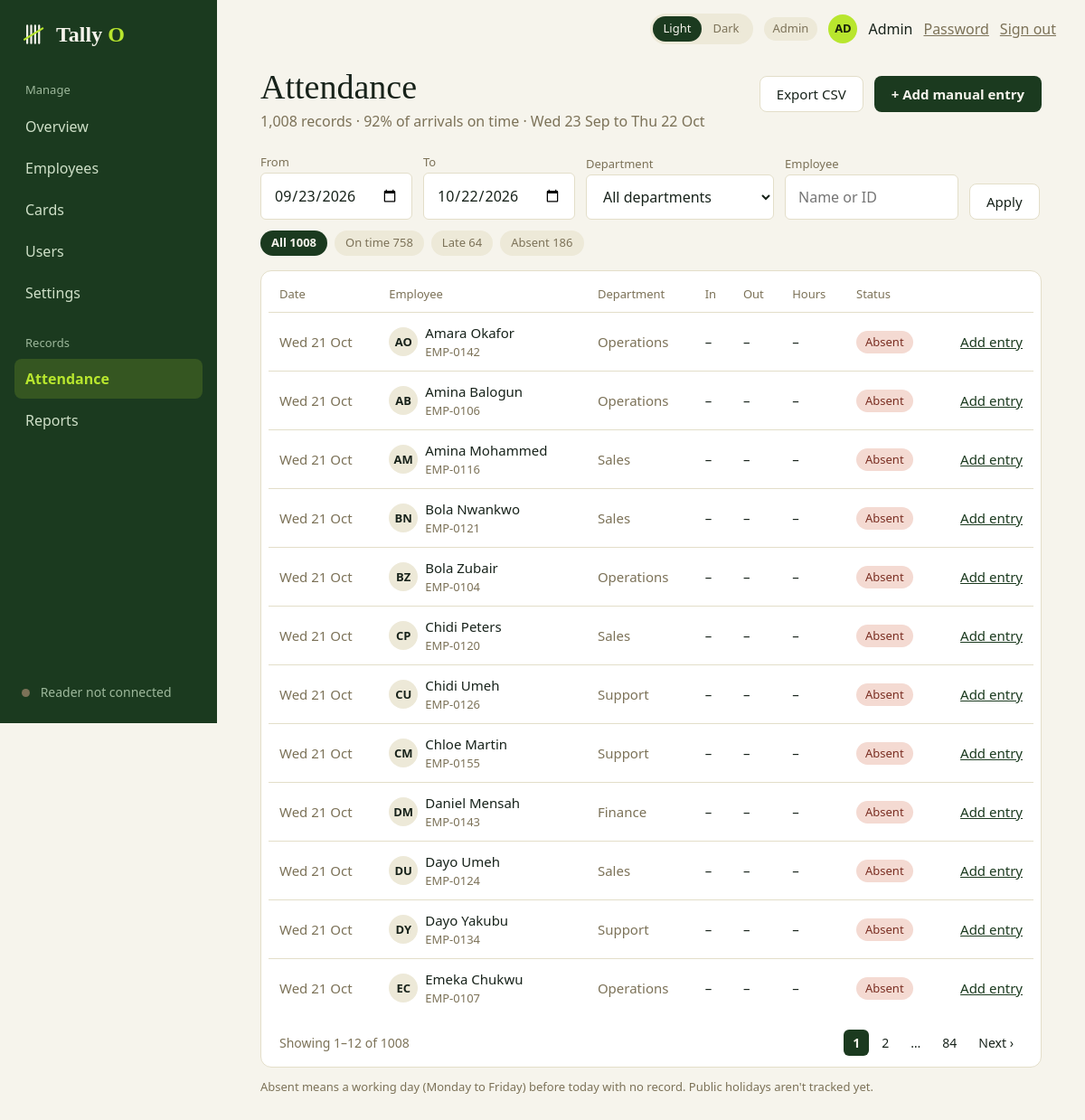
Page /admin/attendance (signed in) on the committed database.
### tables this page shows
CREATE TABLE employees (
    id            INTEGER PRIMARY KEY,
    employee_code TEXT    NOT NULL UNIQUE,              -- e.g. EMP-0142
    full_name     TEXT    NOT NULL,
    department    TEXT    NOT NULL,
    email         TEXT,
    joined_on     TEXT    NOT NULL,
    is_active     INTEGER NOT NULL DEFAULT 1 CHECK (is_active IN (0, 1))
);

### admin.py (the view)
@bp.route("/attendance")
@admin_only
def attendance():
    return render_template("attendance_log.html", list_endpoint="admin.attendance",
                           export_endpoint="admin.attendance_export", can_edit=True,
                           **reporting.attendance_context(db.get_db(), request.args),
                           **shell_context("Attendance"))

### app.py (called while the page is built)
@app.context_processor
def inject_globals():
    return {"APP_NAME": APP_NAME, "APP_TAGLINE": APP_TAGLINE,
            "csrf_token": auth.csrf_token, "safe_url": safe_url,
            "reader": reader.status()}

@app.after_request
def no_store_when_signed_in(response):
    if "user" in session and request.endpoint != "static":
        response.headers["Cache-Control"] = "no-store"
    return response

### auth.py (called while the page is built)
def csrf_token():
    if "csrf" not in session:
        session["csrf"] = secrets.token_hex(16)
    return session["csrf"]

def login_required(view):
    @wraps(view)
    def wrapped(*args, **kwargs):
        user = session.get("user")
        if not user:
            return redirect(url_for("auth.login"))
        row = get_db().execute("SELECT is_active, must_change_password FROM users WHERE id = ?",
                               (user["id"],)).fetchone()
        if row is None or not row["is_active"]:       # deactivated since they signed in
            session.clear()
            return redirect(url_for("auth.login"))
        if row["must_change_password"] and request.endpoint not in ("account.password", "auth.logout"):
            return redirect(url_for("account.password"))
        return view(*args, **kwargs)
    return wrapped

def role_required(*roles):
    def decorator(view):
        @wraps(view)
        @login_required
        def wrapped(*args, **kwargs):
            if session["user"]["role"] not in roles:
                abort(403)
            return view(*args, **kwargs)
        return wrapped
    return decorator

### db.py (called while the page is built)
def connect(path=DEFAULT_DB):
    Path(path).parent.mkdir(parents=True, exist_ok=True)
    conn = sqlite3.connect(str(path), isolation_level=None, timeout=10)  # we run transactions ourselves
    conn.row_factory = sqlite3.Row            # rows behave like dicts: row["name"]
    conn.execute("PRAGMA foreign_keys = ON")  # SQLite ignores foreign keys unless asked
    conn.execute("PRAGMA journal_mode = WAL") # readers don't block the writer
    return conn

def get_db():
    if "db" not in g:
        g.db = connect(current_app.config["DATABASE"])
    return g.db

### queries.py (called while the page is built)
def departments(db):
    return [r[0] for r in db.execute("SELECT DISTINCT department FROM employees ORDER BY 1")]

### reader.py (called while the page is built)
def status():
    return {"connected": False, "port": None, "label": "Reader not connected"}

### shell.py (called while the page is built)
def safe_url(endpoint, **values):
    try:
        return url_for(endpoint, **values)
    except BuildError:
        return "#"

### templates/attendance_log.html (shortened to what this page needs)
{% extends "app_shell.html" %}
{% block content %}
  <div class="page-head">
    <div>
      <h1 class="page-title">Attendance</h1>
      <p class="muted mt-1">{{ '{:,}'.format(result.counts.all) }} records{% if on_time_pct is not none %} · {{ on_time_pct }}% of arrivals on time{% endif %}
        · {{ f.start.isoformat() | day }} to {{ f.end.isoformat() | day }}</p>
    </div>
    <div class="row wrap gap-3">
      <a class="btn btn-secondary" href="{{ url_for(export_endpoint, **keep) }}">Export CSV</a>
      {% if can_edit %}<a class="btn" href="{{ url_for('admin.attendance_new') }}">+ Add manual entry</a>{% endif %}
    </div>
  </div>
  <form class="toolbar mt-5" method="get" action="{{ url_for(list_endpoint) }}">
    <label class="toolbar-field"><span class="muted small">From</span>
      <input class="input toolbar-date" type="date" name="from" value="{{ f.start.isoformat() }}"></label>
    <label class="toolbar-field"><span class="muted small">To</span>
      <input class="input toolbar-date" type="date" name="to" value="{{ f.end.isoformat() }}"></label>
    <label class="toolbar-field"><span class="muted small">Department</span>
      <select class="input toolbar-select" name="dept">
        <option value="">All departments</option>
      </select></label>
    <label class="toolbar-field"><span class="muted small">Employee</span>
      <input class="input toolbar-search-sm" type="search" name="q" value="{{ f.q }}" placeholder="Name or ID"></label>
    <button class="btn btn-secondary toolbar-go" type="submit">Apply</button>
  </form>
  <div class="chips">
    <a class="chip" href="{{ url_for(list_endpoint, **base) }}" {% if not f.status %}aria-current="true"{% endif %}>All {{ result.counts.all }}</a>
    {% for key, label in (('on_time', 'On time'), ('late', 'Late'), ('absent', 'Absent')) %}
      <a class="chip" href="{{ url_for(list_endpoint, status=key, **base) }}" {% if f.status == key %}aria-current="true"{% endif %}>{{ label }} {{ result.counts[key] }}</a>
    {% endfor %}
  </div>
  <div class="card table-card mt-4">
    <table class="table">
      <thead><tr><th>Date</th><th>Employee</th><th>Department</th><th>In</th><th>Out</th><th>Hours</th><th>Status</th><th></th></tr></thead>
      <tbody>
        {% for r in result.rows %}
          <tr>
            <td class="muted">{{ r.work_date | day }}</td>
            <td><div class="row"><span class="avatar">{{ r.initials }}</span><div><div>{{ r.full_name }}</div><div class="muted small">{{ r.employee_code }}</div></div></div></td>
            <td class="muted">{{ r.department }}</td>
            <td>{{ r.in_time }}</td>
            <td class="{{ 'warn' if r.out_time == 'Missing' else '' }}">{{ r.out_time }}</td>
            <td>{{ r.hours }}</td>
            <td>
              {% if r.status == 'on_time' %}<span class="pill pill-ok">On time</span>
              {% elif r.status == 'late' %}<span class="pill pill-late">Late</span>
              {% else %}<span class="pill pill-bad">Absent</span>{% endif %}
            </td>
            <td class="right nowrap">
              {% if r.id %}
                {% if r.source == 'manual' %}<span class="pill small" title="{{ r.note or '' }}">Manual</span>{% endif %}
                {% if can_edit %}<a href="{{ url_for('admin.attendance_edit', record_id=r.id) }}">Edit</a>{% endif %}
              {% elif can_edit %}
                <a href="{{ url_for('admin.attendance_new', employee=r.employee_id, date=r.work_date) }}">Add entry</a>
              {% endif %}
            </td>
          </tr>
        {% else %}
          <tr><td colspan="8" class="empty-cell">No records match these filters.</td></tr>
        {% endfor %}
      </tbody>
    </table>
    {% if result.total %}
      <div class="pager">
        <span class="muted">Showing {{ result.first }}–{{ result.last }} of {{ result.total }}</span>
        {% if result.pages > 1 %}
          <nav aria-label="Pages">
            {% for n in result.numbers %}
              {% if n is none %}<span class="page muted">…</span>
              {% elif n == result.page %}<a href="#" aria-current="page">{{ n }}</a>
              {% else %}<a href="{{ url_for(list_endpoint, page=n, **keep) }}">{{ n }}</a>{% endif %}
            {% endfor %}
            {% if result.page < result.pages %}<a href="{{ url_for(list_endpoint, page=result.page + 1, **keep) }}">Next ›</a>{% endif %}
          </nav>
        {% endif %}
      </div>
    {% endif %}
  </div>
  <p class="muted small mt-3">Absent means a working day (Monday to Friday) before today with no record. Public holidays aren't tracked yet.</p>
{% endblock %}

### static/css/base.css (style rules this page uses)
:root { --font-sans: Calibri, Carlito, "Segoe UI", system-ui, -apple-system, sans-serif; --font-serif: Charter, "Bitstream Charter", "Sitka Text", Cambria, Georgia, serif; --space-1: 0.25rem; --space-2: 0.5rem; --space-3: 0.75rem; --space-4: 1rem; --space-5: 1.5rem; --space-6: 2rem; --space-7: 3rem; --radius-sm: 6px; --radius-md: 8px; --radius-lg: 12px; --radius-pill: 999px; --sidebar-width: 240px; }
:root, html[data-theme="light"] { color-scheme: light; --bg: #F6F4EC; --surface: #FFFFFF; --text: #17221A; --muted: #7C7258; --subtle: #5C6558; --line: #E3DEC9; --soft: #EDE9D8; --primary: #1B3A1F; --on-primary: #F6F4EC; --accent: #B8E62E; --on-accent: #17200A; --link: #1B3A1F; --brand-accent: #7DB82A; --ring: rgba(27, 58, 31, 0.25); --ok-bg: #E3F2BC; --ok-fg: #2E4A0B; --late-bg: #F8E7BE; --late-fg: #6B4A08; --bad-bg: #F4DAD2; --bad-fg: #7A2E22; --sidebar-bg: #1B3A1F; --sidebar-text: #CFE0C8; --sidebar-muted: #9DB89B; --sidebar-active-bg: rgba(184, 230, 46, 0.16); --sidebar-active-text: #B8E62E; }
*, *::before, *::after { box-sizing: border-box; }
* { margin: 0; }
html { -webkit-text-size-adjust: 100%; }
body { font-family: var(--font-sans); font-size: 1rem; line-height: 1.5; color: var(--text); background: var(--bg); -webkit-font-smoothing: antialiased; }
button, input, select, textarea { font: inherit; color: inherit; }
a { color: var(--link); }
.page-title { font-family: var(--font-serif); font-weight: 400; font-size: 2.375rem; line-height: 1.1; }
.muted { color: var(--muted); }
.btn { display: inline-flex; align-items: center; justify-content: center; gap: var(--space-2); padding: 0.625rem 1.125rem; border: 1px solid transparent; border-radius: var(--radius-md); background: var(--primary); color: var(--on-primary); font-size: 0.9375rem; font-weight: 700; line-height: 1.2; text-decoration: none; cursor: pointer; }
.btn-secondary { background: var(--surface); color: var(--text); border-color: var(--line); font-weight: 400; }
.card { background: var(--surface); border: 1px solid var(--line); border-radius: var(--radius-lg); }
.table-card { padding: var(--space-4) var(--space-2) var(--space-2); overflow-x: auto; }
.pill { display: inline-block; padding: 0.1875rem 0.625rem; border-radius: var(--radius-pill); background: var(--soft); color: var(--muted); font-size: 0.8125rem; white-space: nowrap; }
.pill-bad { background: var(--bad-bg); color: var(--bad-fg); }
.avatar { display: inline-flex; align-items: center; justify-content: center; width: 2rem; height: 2rem; margin-right: var(--space-2); border-radius: 50%; background: var(--soft); color: var(--text); font-size: 0.8125rem; font-weight: 700; flex: none; }
.table { width: 100%; border-collapse: collapse; font-size: 0.9375rem; }
.table th { padding: 0 0.75rem 0.625rem; text-align: left; font-size: 0.8125rem; font-weight: 400; color: var(--muted); }
.table td { padding: 0.6875rem 0.75rem; border-top: 1px solid var(--line); }
.input { width: 100%; padding: 0.75rem 0.875rem; background: var(--surface); border: 1px solid var(--line); border-radius: var(--radius-sm); }
.row { display: flex; align-items: center; }
.wrap { flex-wrap: wrap; }
.gap-3 { gap: var(--space-3); }
.mt-1 { margin-top: var(--space-1); }
.mt-3 { margin-top: var(--space-3); }
.mt-4 { margin-top: var(--space-4); }

### rows in the picture
employees: work_date|day "Wed 21 Oct", initials "AO", full_name "Amara Okafor", employee_code "EMP-0142", department "Operations", in_time "–", out_time "–", hours "–"
employees: work_date|day "Wed 21 Oct", initials "AB", full_name "Amina Balogun", employee_code "EMP-0106", department "Operations", in_time "–", out_time "–", hours "–"
employees: work_date|day "Wed 21 Oct", initials "AM", full_name "Amina Mohammed", employee_code "EMP-0116", department "Sales", in_time "–", out_time "–", hours "–"
employees: work_date|day "Wed 21 Oct", initials "BN", full_name "Bola Nwankwo", employee_code "EMP-0121", department "Sales", in_time "–", out_time "–", hours "–"
employees: work_date|day "Wed 21 Oct", initials "BZ", full_name "Bola Zubair", employee_code "EMP-0104", department "Operations", in_time "–", out_time "–", hours "–"
employees: work_date|day "Wed 21 Oct", initials "CP", full_name "Chidi Peters", employee_code "EMP-0120", department "Sales", in_time "–", out_time "–", hours "–"
employees: work_date|day "Wed 21 Oct", initials "CU", full_name "Chidi Umeh", employee_code "EMP-0126", department "Support", in_time "–", out_time "–", hours "–"
employees: work_date|day "Wed 21 Oct", initials "CM", full_name "Chloe Martin", employee_code "EMP-0155", department "Support", in_time "–", out_time "–", hours "–"
employees: work_date|day "Wed 21 Oct", initials "DM", full_name "Daniel Mensah", employee_code "EMP-0143", department "Finance", in_time "–", out_time "–", hours "–"
employees: work_date|day "Wed 21 Oct", initials "DU", full_name "Dayo Umeh", employee_code "EMP-0124", department "Sales", in_time "–", out_time "–", hours "–"
employees: work_date|day "Wed 21 Oct", initials "DY", full_name "Dayo Yakubu", employee_code "EMP-0134", department "Support", in_time "–", out_time "–", hours "–"
employees: work_date|day "Wed 21 Oct", initials "EC", full_name "Emeka Chukwu", employee_code "EMP-0107", department "Operations", in_time "–", out_time "–", hours "–"

### other values in the picture
{{ APP_NAME[:-1] }} "Tally"
{{ APP_NAME[-1]|upper }} "O"
{{ group.label }} "Manage" "Records"
{{ link.name }} "Overview" "Employees" "Cards" "Users" "Settings" "Attendance" "Reports"
{{ reader.label }} "Reader not connected"
{{ role_label }} "Admin"
{{ user_initials }} "AD"
{{ user_name }} "Admin"
{{ '{:,}'.format(result.counts.all) }} "1,008"
{{ on_time_pct }} "92"
{{ f.start.isoformat() | day }} "Wed 23 Sep"
{{ f.end.isoformat() | day }} "Thu 22 Oct"
{{ result.counts.all }} "1008"
{{ label }} "On time" "Late" "Absent"
{{ result.counts[key] }} "758" "64" "186"
